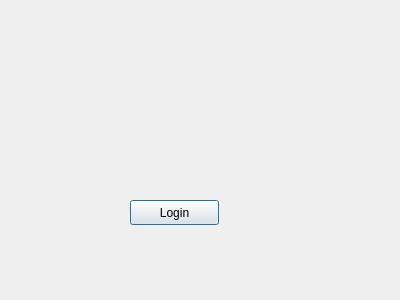
<?xml version="1.0" encoding="UTF-8"?>
<ui version="4.0">
 <class>firstpage</class>
 <widget class="QDialog" name="firstpage">
  <property name="geometry">
   <rect>
    <x>0</x>
    <y>0</y>
    <width>400</width>
    <height>300</height>
   </rect>
  </property>
  <property name="windowTitle">
   <string>Dialog</string>
  </property>
  <widget class="QPushButton" name="pushButton">
   <property name="geometry">
    <rect>
     <x>130</x>
     <y>200</y>
     <width>89</width>
     <height>25</height>
    </rect>
   </property>
   <property name="text">
    <string>Login</string>
   </property>
  </widget>
 </widget>
 <resources/>
 <connections/>
</ui>
